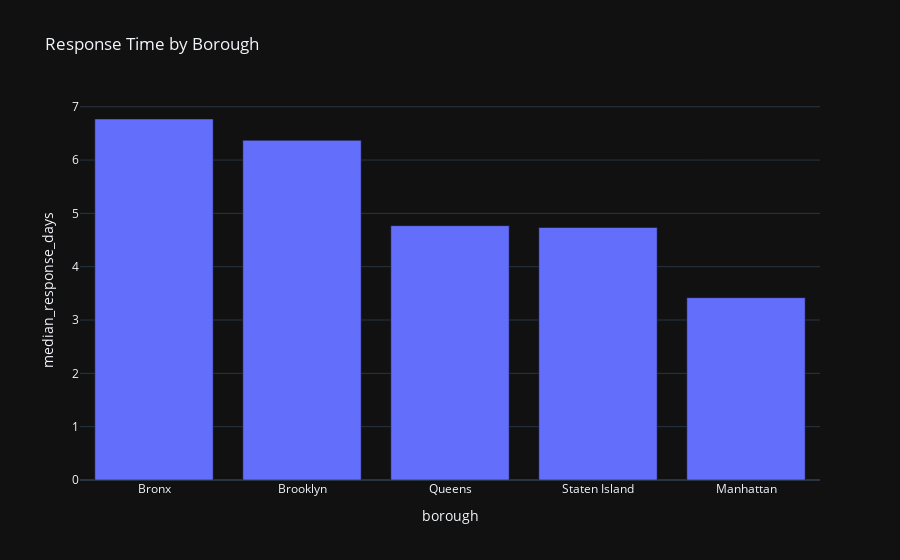

The notebook cell saved with this chart:
### Code cell
# plot test borough bar chart

# aggregating by dates
agg = (
        df.groupby("borough", as_index=False)["response_time_days"]
        .median()
        .rename(columns={"response_time_days": "median_response_days"})
        .sort_values("median_response_days", ascending=False) # ascending_false sets it so we're sorting the values from largest to smallest
    )

fig = px.bar(agg, x="borough", y="median_response_days", title="Response Time by Borough",)

fig

### Figure 1 — Plotly figure (JSON) as saved in the notebook; plotly's stock layout.template omitted (floating-point values rounded to 4 significant figures)
{"data": [{"hovertemplate": "borough=%{x}<br>median_response_days=%{y}<extra></extra>", "legendgroup": "", "marker": {"color": "#636efa", "pattern": {"shape": ""}}, "name": "", "orientation": "v", "showlegend": false, "textposition": "auto", "x": ["Bronx", "Brooklyn", "Queens", "Staten Island", "Manhattan"], "xaxis": "x", "y": [6.77, 6.37, 4.77, 4.735, 3.42], "yaxis": "y", "type": "bar"}], "layout": {"xaxis": {"anchor": "y", "domain": [0.0, 1.0], "title": {"text": "borough"}}, "yaxis": {"anchor": "x", "domain": [0.0, 1.0], "title": {"text": "median_response_days"}}, "legend": {"tracegroupgap": 0}, "title": {"text": "Response Time by Borough"}, "barmode": "relative"}}
